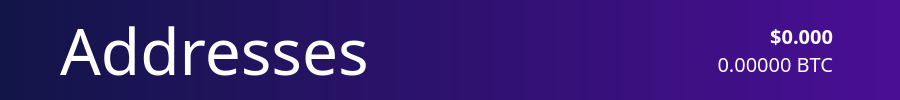
          <widget class="QFrame" name="NavBar">
           <property name="sizePolicy">
            <sizepolicy hsizetype="Preferred" vsizetype="Preferred">
             <horstretch>0</horstretch>
             <verstretch>0</verstretch>
            </sizepolicy>
           </property>
           <property name="minimumSize">
            <size>
             <width>900</width>
             <height>100</height>
            </size>
           </property>
           <property name="layoutDirection">
            <enum>Qt::LeftToRight</enum>
           </property>
           <property name="autoFillBackground">
            <bool>false</bool>
           </property>
           <property name="styleSheet">
            <string notr="true">background: QLinearGradient(x1: 0, y1: 0, x2: 1, y2: 0, stop: 0 #121548, stop: 1 #4a0e95);
border:0;
</string>
           </property>
           <property name="frameShape">
            <enum>QFrame::StyledPanel</enum>
           </property>
           <property name="frameShadow">
            <enum>QFrame::Raised</enum>
           </property>
           <layout class="QHBoxLayout" name="horizontalLayout_3">
            <property name="spacing">
             <number>0</number>
            </property>
            <property name="leftMargin">
             <number>60</number>
            </property>
            <property name="topMargin">
             <number>0</number>
            </property>
            <property name="rightMargin">
             <number>60</number>
            </property>
            <property name="bottomMargin">
             <number>0</number>
            </property>
            <item>
             <widget class="QLabel" name="label_2">
              <property name="sizePolicy">
               <sizepolicy hsizetype="Preferred" vsizetype="Preferred">
                <horstretch>0</horstretch>
                <verstretch>0</verstretch>
               </sizepolicy>
              </property>
              <property name="font">
               <font>
                <family>ZoinLight</family>
                <pointsize>48</pointsize>
               </font>
              </property>
              <property name="autoFillBackground">
               <bool>false</bool>
              </property>
              <property name="styleSheet">
               <string notr="true">color:white;
background-color: rgba(255, 255, 255,0);</string>
              </property>
              <property name="text">
               <string>Addresses</string>
              </property>
              <property name="indent">
               <number>0</number>
              </property>
             </widget>
            </item>
            <item>
             <layout class="QVBoxLayout" name="verticalLayout_5">
              <item>
               <widget class="QLabel" name="priceUSD">
                <property name="font">
                 <font>
                  <family>LibercoinSemiBold</family>
                  <pointsize>15</pointsize>
                  <weight>75</weight>
                  <bold>true</bold>
                 </font>
                </property>
                <property name="styleSheet">
                 <string notr="true">background-color: rgb(0,0,0,0);
color: white;</string>
                </property>
                <property name="text">
                 <string>$0.000</string>
                </property>
                <property name="alignment">
                 <set>Qt::AlignBottom|Qt::AlignRight|Qt::AlignTrailing</set>
                </property>
               </widget>
              </item>
              <item>
               <widget class="QLabel" name="priceBTC">
                <property name="font">
                 <font>
                  <family>ZoinLight</family>
                  <pointsize>15</pointsize>
                 </font>
                </property>
                <property name="styleSheet">
                 <string notr="true">background-color: rgb(0,0,0,0);
color: white;</string>
                </property>
                <property name="text">
                 <string>0.00000 BTC</string>
                </property>
                <property name="alignment">
                 <set>Qt::AlignRight|Qt::AlignTop|Qt::AlignTrailing</set>
                </property>
               </widget>
              </item>
             </layout>
            </item>
            <item>
             <widget class="QLabel" name="label_5">
              <property name="sizePolicy">
               <sizepolicy hsizetype="Fixed" vsizetype="Fixed">
                <horstretch>0</horstretch>
                <verstretch>0</verstretch>
               </sizepolicy>
              </property>
              <property name="styleSheet">
               <string notr="true">background: rgb(0,0,0,0);</string>
              </property>
              <property name="text">
               <string/>
              </property>
              <property name="pixmap">
               <pixmap resource="../bitcoin.qrc">:/icons/Exports_45</pixmap>
              </property>
             </widget>
            </item>
           </layout>
          </widget>
